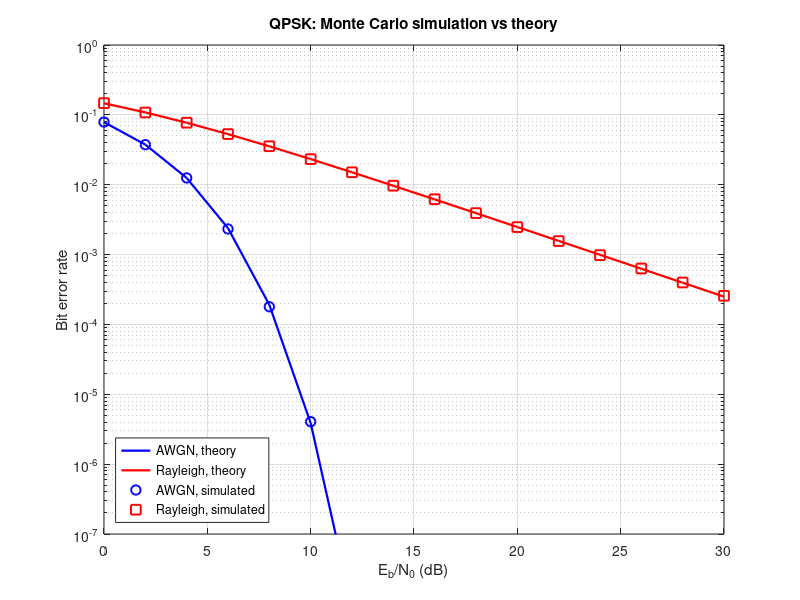

Source code (MATLAB):
%% QPSK bit-error rate: Monte Carlo simulation vs theory, AWGN and Rayleigh
% End-to-end chain, written out by hand so it needs no toolbox:
%   random bits -> Gray-coded QPSK -> flat Rayleigh fading -> AWGN
%   -> coherent detection (perfect channel knowledge) -> count bit errors
% Theory: Pb = 0.5*erfc(sqrt(Eb/N0)) in AWGN and
%         Pb = 0.5*(1 - sqrt(g/(1+g))), g = Eb/N0, in Rayleigh fading.
% For QPSK, Es/N0 = Eb/N0 + 3 dB.
% Runs in MATLAB or GNU Octave, no toolboxes.

clear; clc; close all;
rng(7);

EbN0_dB   = 0:2:30;
max_bits  = 2e7;          % cap per point
min_errs  = 200;          % stop a point once this many errors are seen
block     = 1e6;          % bits per batch (even)

ber_awgn = zeros(size(EbN0_dB));
ber_ray  = zeros(size(EbN0_dB));
n_err    = zeros(2, numel(EbN0_dB));

for k = 1:numel(EbN0_dB)
    EbN0 = 10^(EbN0_dB(k)/10);
    N0   = 1/(2*EbN0);                 % Es = 1, Eb = 1/2
    errs = [0 0]; bits = 0;
    while bits < max_bits && min(errs) < min_errs
        b  = rand(1, block) > 0.5;
        bI = b(1:2:end); bQ = b(2:2:end);
        s  = ((1 - 2*bI) + 1j*(1 - 2*bQ)) / sqrt(2);          % Gray QPSK, Es = 1
        w  = sqrt(N0/2) * (randn(size(s)) + 1j*randn(size(s)));
        h  = (randn(size(s)) + 1j*randn(size(s))) / sqrt(2);   % E|h|^2 = 1

        r_awgn = s + w;
        r_ray  = h.*s + w;
        z_ray  = r_ray .* conj(h);                            % coherent: undo the phase

        for c = 1:2
            if c == 1, z = r_awgn; else, z = z_ray; end
            dI = real(z) < 0; dQ = imag(z) < 0;
            errs(c) = errs(c) + sum(dI ~= bI) + sum(dQ ~= bQ);
        end
        bits = bits + block;
    end
    n_err(:, k) = errs(:);
    ber_awgn(k) = errs(1)/bits;
    ber_ray(k)  = errs(2)/bits;
    fprintf('Eb/N0 = %2d dB: AWGN %.3e   Rayleigh %.3e   (%g bits)\n', EbN0_dB(k), ber_awgn(k), ber_ray(k), bits);
end

g = 10.^(EbN0_dB/10);
th_awgn = 0.5*erfc(sqrt(g));
th_ray  = 0.5*(1 - sqrt(g./(1 + g)));

% ---- plot ----
figure('Position', [100 100 740 470]);
semilogy(EbN0_dB, th_awgn, 'b-', 'LineWidth', 1.6); hold on;
semilogy(EbN0_dB, th_ray,  'r-', 'LineWidth', 1.6);
ok = n_err(1,:) >= 20;   % plot only points with at least 20 errors counted
semilogy(EbN0_dB(ok), ber_awgn(ok), 'bo', 'MarkerSize', 7, 'LineWidth', 1.4);
semilogy(EbN0_dB(n_err(2,:) >= 20), ber_ray(n_err(2,:) >= 20), 'rs', 'MarkerSize', 7, 'LineWidth', 1.4);
grid on; box on; ylim([1e-7 1]);
xlabel('E_b/N_0 (dB)'); ylabel('Bit error rate');
title('QPSK: Monte Carlo simulation vs theory');
legend('AWGN, theory', 'Rayleigh, theory', 'AWGN, simulated', 'Rayleigh, simulated', 'Location', 'southwest');
saveas(gcf, '../media/Figure8_BER.png');
